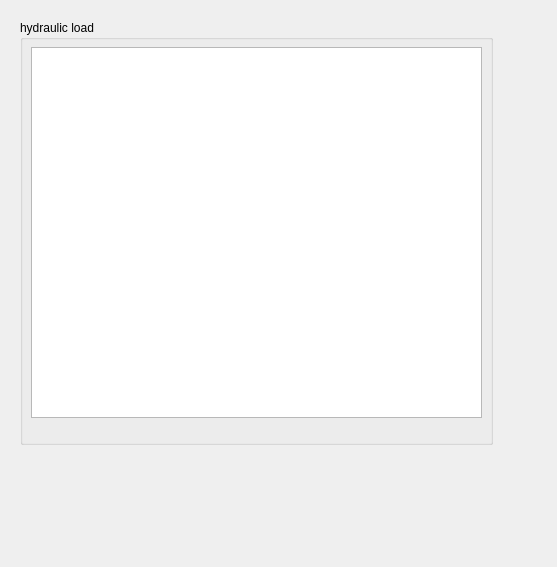
<ui version="4.0" >
 <class>MatisseHydrauForm</class>
 <widget class="QWidget" name="MatisseHydrauForm" >
  <property name="geometry" >
   <rect>
    <x>0</x>
    <y>0</y>
    <width>557</width>
    <height>567</height>
   </rect>
  </property>
  <property name="windowTitle" >
   <string>Form</string>
  </property>
  <widget class="QGroupBox" name="groupBox" >
   <property name="geometry" >
    <rect>
     <x>20</x>
     <y>20</y>
     <width>473</width>
     <height>425</height>
    </rect>
   </property>
   <property name="title" >
    <string>hydraulic load</string>
   </property>
   <widget class="QTableView" name="tableView" >
    <property name="geometry" >
     <rect>
      <x>11</x>
      <y>27</y>
      <width>451</width>
      <height>371</height>
     </rect>
    </property>
   </widget>
  </widget>
 </widget>
 <resources/>
 <connections/>
</ui>
